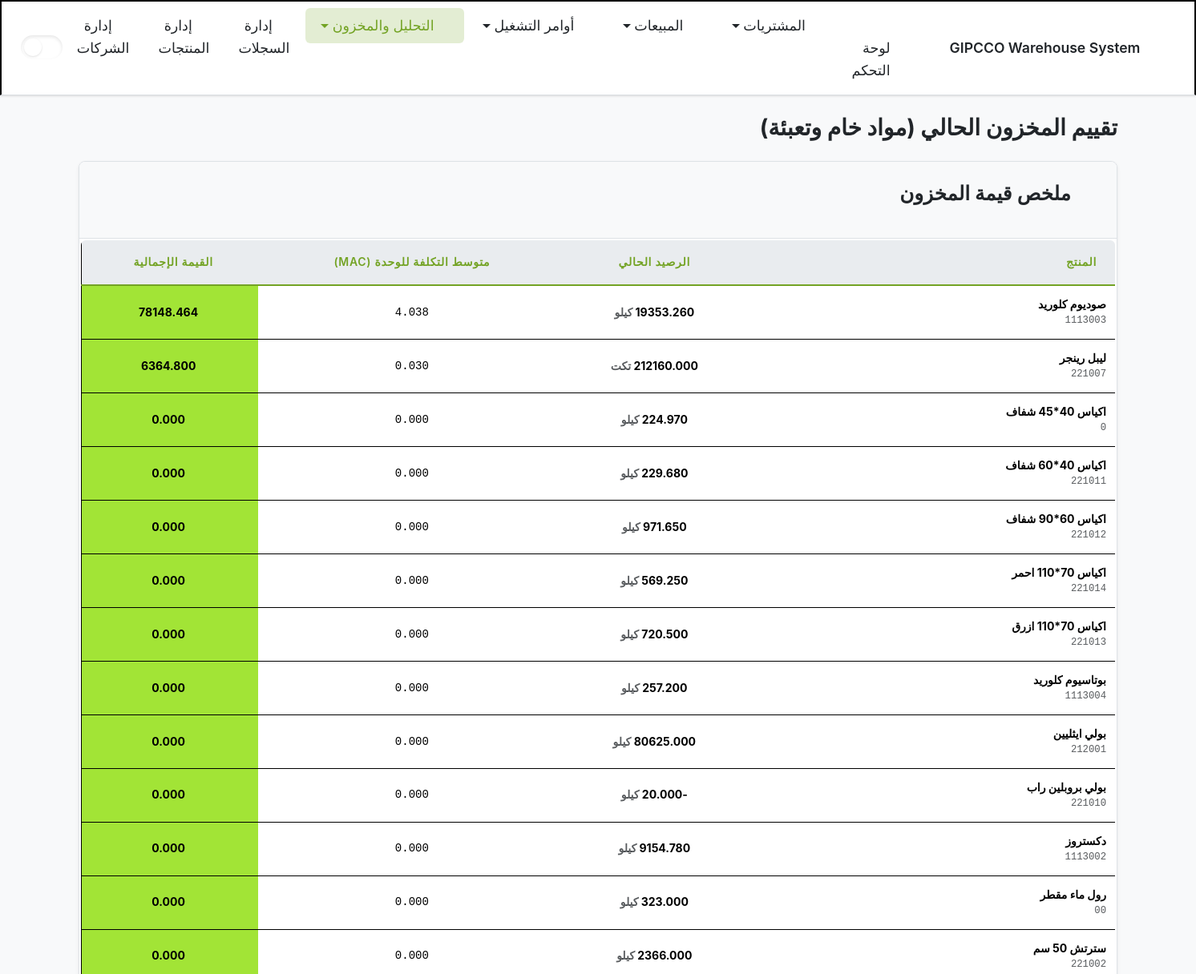
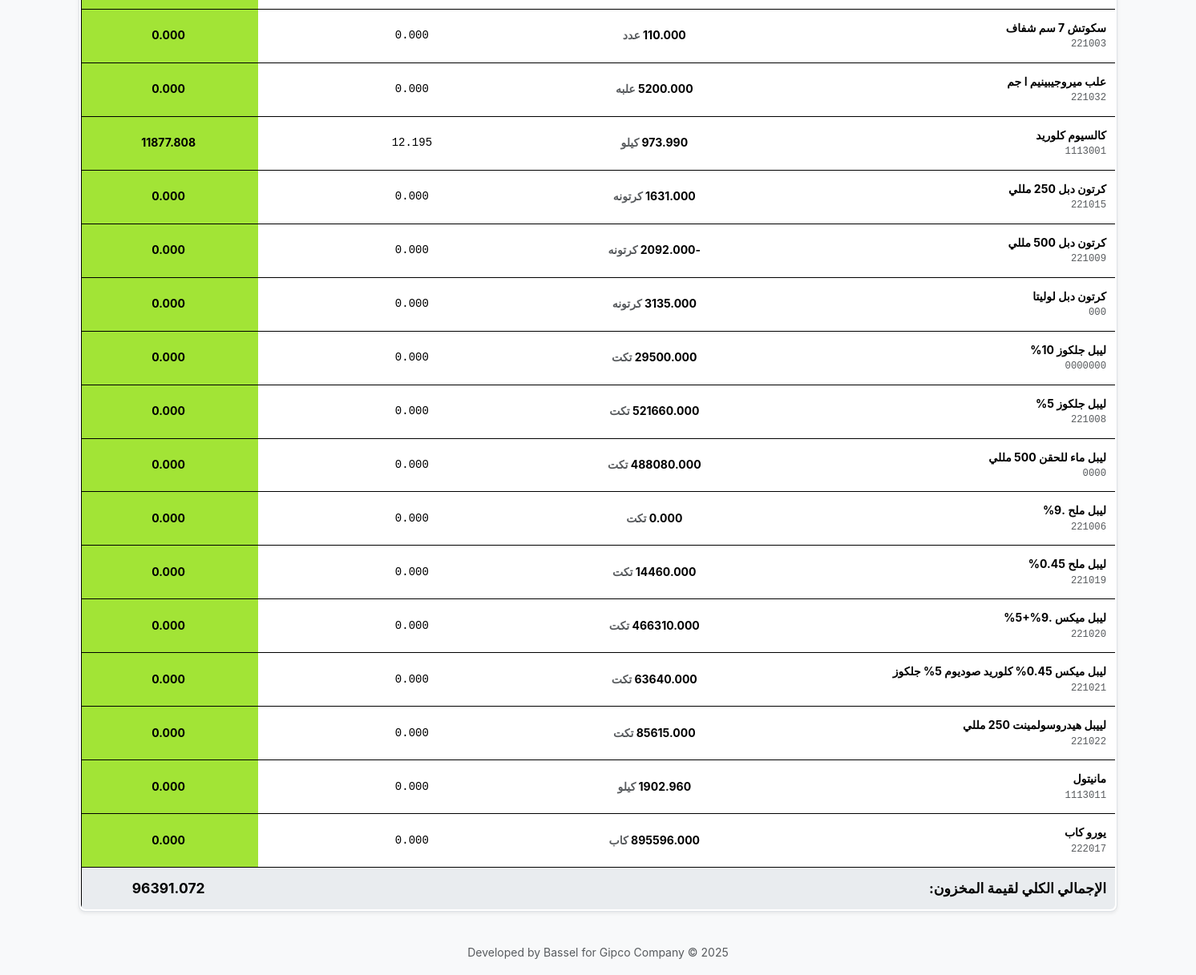
Before: /stock_valuation/ with the older database file (2 pictures, top to bottom).
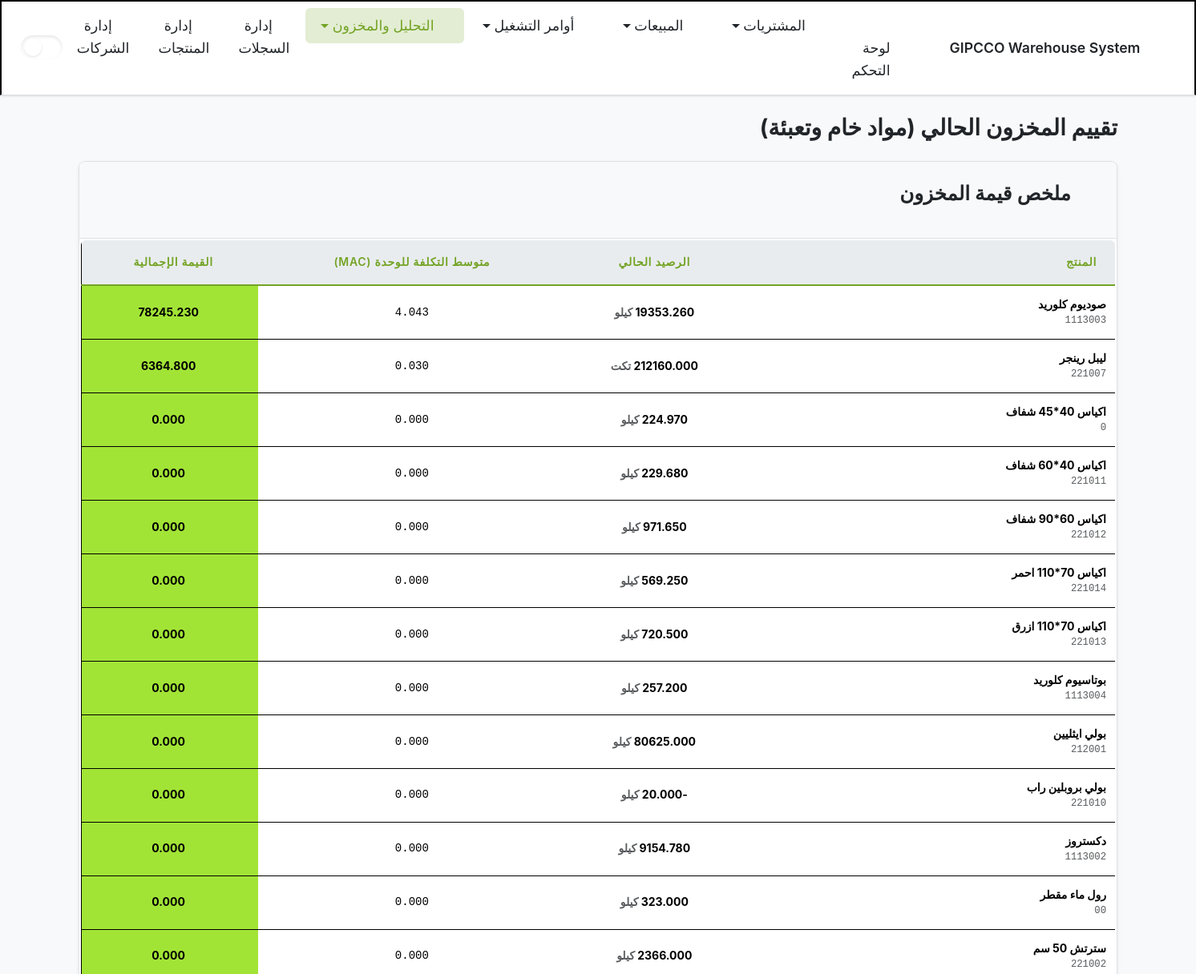
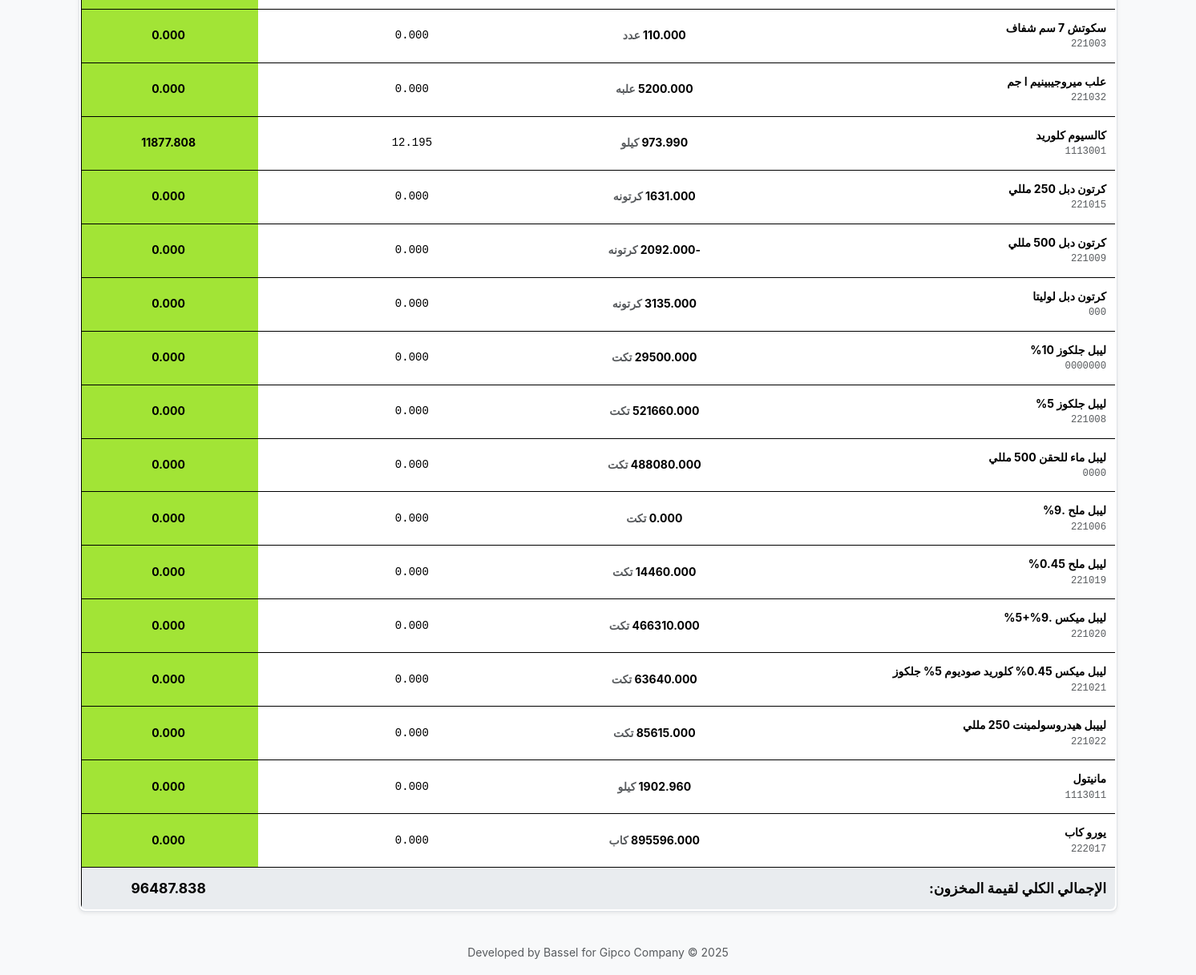
After: the same page with the newer database file (2 pictures, top to bottom).
### inventory/models.py (models this page shows, shortened)
class Product(models.Model):
    class ProductType(models.TextChoices):
        RAW_MATERIAL = 'مواد خام', _('مواد خام')
        PACKAGING = 'تعبئه و تغليف', _('تعبئه و تغليف')
        FINAL_PRODUCT = 'منتج نهائي', _('منتج نهائي')
    name = models.CharField(max_length=255, verbose_name=_("Product Name"))
    code = models.CharField(max_length=100, unique=True, verbose_name=_("Product Code"))
    product_type = models.CharField(
        max_length=50,
        choices=ProductType.choices,
        verbose_name=_("Product Type")
    )
    unit = models.CharField(max_length=50, verbose_name=_("Unit of Measurement"))
    tags = models.ManyToManyField('ProductTag', blank=True, verbose_name=_("Tags"))
    moving_average_cost = models.DecimalField(
        max_digits=12, decimal_places=3, default=Decimal('0.000'), verbose_name=_("Moving Average Cost")
    )
    class Meta:
        db_table = 'products'  # Explicitly map to the existing table
        verbose_name = _("Product")
        verbose_name_plural = _("Products")
        ordering = ['name']

### inventory/views/analysis_ledger_visuals.py (the view)
# urls.py: path('stock_valuation/', stock_valuation, name='stock_valuation'),
def stock_valuation(request: HttpRequest) -> HttpResponse:
    products = Product.objects.filter(~Q(product_type=Product.ProductType.FINAL_PRODUCT)).order_by('name')
    valuation_data = []
    grand_total_value = Decimal('0.0')
    for product in products:
        state = get_inventory_state_at_datetime(product.id, timezone.now())
        current_stock = state['quantity']
        stock_value = current_stock * product.moving_average_cost
        grand_total_value += stock_value
        valuation_data.append({
            'product': product,
            'current_stock': current_stock,
            'stock_value': stock_value,
        })
    context = {
        'active_page': 'analysis',
        'valuation_data': valuation_data,
        'grand_total_value': grand_total_value,
    }
    template_name = 'inventory/stock_valuation.html'
    if 'X-Partial-Request' in request.headers:
        template_name = 'inventory/partials/stock_valuation_content.html'
    return render(request, template_name, context)

### inventory/templates/inventory/stock_valuation.html
{% extends "inventory/layout.html" %}
{% block content %}
  {% include "inventory/partials/stock_valuation_content.html" %}
{% endblock content %}

### inventory/templates/inventory/partials/stock_valuation_content.html
{% load inventory_extras %}
<div class="d-flex justify-content-between align-items-center mb-4">
    <h1 class="h2 mb-0" style="font-weight: 700;">تقييم المخزون الحالي (مواد خام وتعبئة)</h1>
</div>
<div class="card shadow-sm">
    <div class="card-header">
        <h3><i class="bi bi-cash-coin me-2"></i> ملخص قيمة المخزون</h3>
    </div>
    <div class="card-body p-0">
        {% if not valuation_data %}
        <div class="text-center p-5">
            <i class="bi bi-box-seam display-4 text-secondary"></i>
            <h5 class="mt-3">لا توجد مواد في المخزون حالياً</h5>
            <p class="text-muted">لم يتم العثور على أي كميات من المواد الخام أو مواد التعبئة.</p>
        </div>
        {% else %}
        <div class="table-responsive">
            <table class="table table-hover align-middle mb-0">
                <thead class="table-light">
                    <tr>
                        <th class="ps-3">المنتج</th>
                        <th class="text-center">الرصيد الحالي</th>
                        <th class="text-center">متوسط التكلفة للوحدة (MAC)</th>
                        <th class="text-center pe-3">القيمة الإجمالية</th>
                    </tr>
                </thead>
                <tbody>
                    {% for item in valuation_data %}
                    <tr>
                        <td class="ps-3">
                            <strong>{{ item.product.name }}</strong>
                            <small class="text-muted font-monospace d-block">{{ item.product.code }}</small>
                        </td>
                        <td class="text-center fw-bold">
                            {{ item.current_stock|floatformat:3 }} <span class="text-muted">{{ item.product.unit }}</span>
                        </td>
                        <td class="text-center font-monospace">
                            {{ item.product.moving_average_cost|floatformat:3 }}
                        </td>
                        <td class="text-center pe-3 fw-bold table-primary">
                            {{ item.stock_value|floatformat:3 }}
                        </td>
                    </tr>
                    {% endfor %}
                </tbody>
                <tfoot>
                    <tr class="table-light">
                        <th colspan="3" class="text-end fw-bold fs-5 ps-3">الإجمالي الكلي لقيمة المخزون:</th>
                        <th class="fw-bolder fs-5 text-center pe-3">
                            {{ grand_total_value|floatformat:3 }}
                        </th>
                    </tr>
                </tfoot>
            </table>
        </div>
        {% endif %}
    </div>
</div>

Changed rows visible on the page:
changed Product "صوديوم كلوريد": product.moving_average_cost "4.038" → "4.043"; stock_value "78148.464" → "78245.230"
Other visible differences:
{{ grand_total_value|floatformat:3 }}: "96391.072" → "96487.838"
